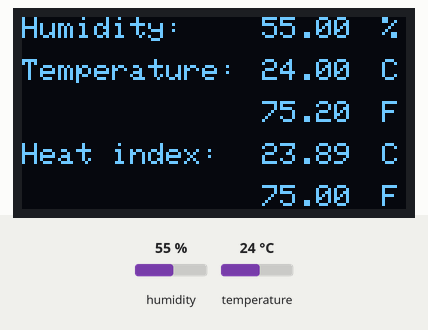
The sketch below on a simulated Arduino Uno, built with avr-gcc and run on an emulated ATmega328P. Shown: 128×64 one-colour display. The inputs (shaded band) are chosen by the test bench; at power-on: humidity 55 %, temperature 24 °C. What the sketch prints to the serial monitor is not drawn.

Above: at 1.7 s.
1.8 s: humidity set to 22 %
At 4.4 s:
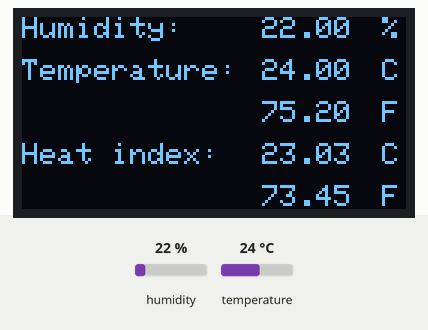
4.8 s: temperature set to 12 °C
At 6.8 s:
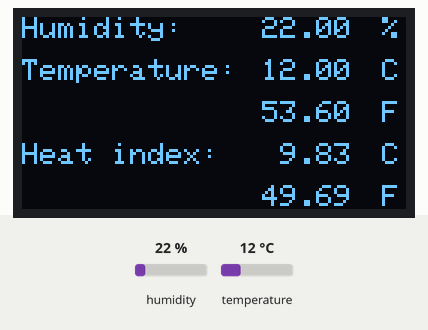
7.8 s: humidity set to 40 %
At 10.3 s:
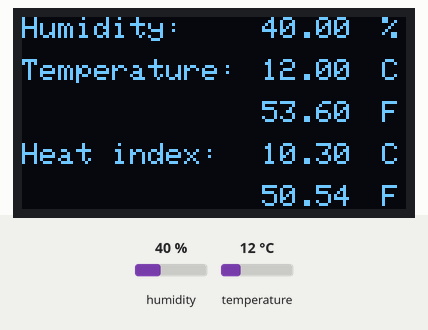
11.1 s: temperature set to 19 °C
At 12.7 s:
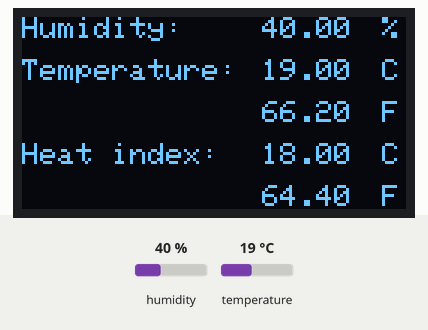
Timing chart, 0 to 14.2 s (numbered marks = the images above; inputs shaded):
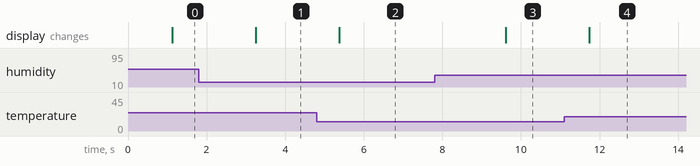

The sketch:

Arduino_Humidity_Monitor_-_OLED.ino
```cpp
//https://www.youtube.com/watch?v=vfBCvpeaAJk&list=PLUWZpHJMEu-Dv5Va5AmPeZH-E8-v9038u&index=137
//https://www.viralsciencecreativity.com/post/arduino-humidity-monitor-oled
#include "Adafruit_GFX.h"
#include "Adafruit_SSD1306.h"
#include "DHT.h"

#define OLED_RESET -1
Adafruit_SSD1306 display(128, 64, &Wire, OLED_RESET);

#define DHTPIN 2     // what pin we're connected to
#define DHTTYPE DHT11   // DHT 11

DHT dht(DHTPIN, DHTTYPE);

char str[10];

void setup() {
  Serial.begin(9600);
  //initialize with the I2C addr 0x3C (128x64)
  display.begin(SSD1306_SWITCHCAPVCC, 0x3C);
  display.clearDisplay();

  Serial.println("DHT11 test!");

  dht.begin();

  display.setTextColor(WHITE);
  display.setTextSize(2);
  displayStr(35, 10, "VIRAL");
  displayStr(25, 30, "SCIENCE");
  display.display();
}

void loop() {
  delay(1000);

  float h = dht.readHumidity();
  // Read temperature as Celsius
  float t = dht.readTemperature();
  // Read temperature as Fahrenheit
  float f = dht.readTemperature(true);

  // Check if any reads failed and exit early (to try again).
  if (isnan(h) || isnan(t) || isnan(f)) {
    Serial.println("Failed to read from DHT sensor!");
    return;
  }

  // Compute heat index in Fahrenheit (the default)
  float hif = dht.computeHeatIndex(f, h);
  // Compute heat index in Celsius (isFahreheit = false)
  float hic = dht.computeHeatIndex(t, h, false);

  Serial.print("Humidity: ");
  Serial.print(h);
  Serial.print(" %\t");

  Serial.print("Temperature: ");
  Serial.print(t);
  Serial.print(" *C ");
  Serial.print(f);
  Serial.print(" *F\t");

  Serial.print("Heat index: ");
  Serial.print(hic);
  Serial.print(" *C ");
  Serial.print(hic);
  Serial.println(" *F");

  // picture loop
  display.clearDisplay();
  display.setTextColor(WHITE);
  display.setTextSize(1);
  displayStr( 0, 0, "Humidity:");
  displayStr( 80, 0, dtostrf(h, 5, 2, str));
  displayStr( 120, 0, "%");

  displayStr( 0, 14, "Temperature:");
  displayStr( 80, 14, dtostrf(t, 5, 2, str));
  displayStr( 120, 14, "C");

  displayStr( 80, 28, dtostrf(f, 5, 2, str));
  displayStr( 120, 28, "F");

  displayStr( 0, 42, "Heat index:");
  displayStr( 80, 42, dtostrf(hic, 5, 2, str));
  displayStr( 120, 42, "C");

  displayStr( 80, 56, dtostrf(hif, 5, 2, str));
  displayStr( 120, 56, "F");
  display.display();
}

void displayStr(int x, int y, char string[]) {
  display.setCursor(x, y); //oled display
  display.println(string);
}
```

Measured:
- after the input at 1.8 s, the display: changes after 1.5 s (image 1)
- after the input at 4.8 s, the display: changes after 0.58 s (image 2)
- after the input at 7.8 s, the display: changes after 1.8 s (image 3)
- after the input at 11.1 s, the display: changes after 0.64 s (image 4)
